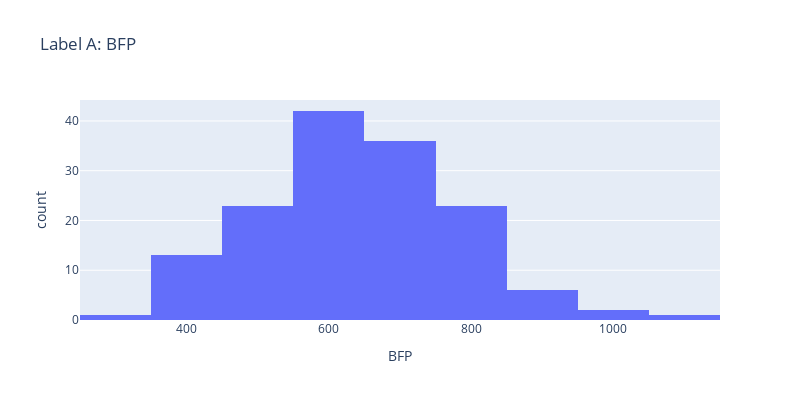

The cell this chart's notebook holds for it:
### Markdown cell above
Our labels

### Code cell
import plotly.express as px

fig = px.histogram(dataset, x="BFP" , nbins=10, title="Label A: BFP", width=800, height=400)
fig.show()

### Figure 1 — Plotly figure (JSON) as saved in the notebook; plotly's stock layout.template omitted (floating-point values rounded to 4 significant figures; data arrays with more than 128 entries replaced by an {"elided": "..."} marker saying what was removed)
{"data": [{"alignmentgroup": "True", "bingroup": "x", "hovertemplate": "BFP=%{x}<br>count=%{y}<extra></extra>", "legendgroup": "", "marker": {"color": "#636efa", "pattern": {"shape": ""}}, "name": "", "nbinsx": 10, "offsetgroup": "", "orientation": "v", "showlegend": false, "type": "histogram", "x": {"elided": "147 float values"}, "xaxis": "x", "yaxis": "y"}], "layout": {"barmode": "relative", "height": 400, "legend": {"tracegroupgap": 0}, "title": {"text": "Label A: BFP"}, "width": 800, "xaxis": {"anchor": "y", "domain": [0, 1], "title": {"text": "BFP"}}, "yaxis": {"anchor": "x", "domain": [0, 1], "title": {"text": "count"}}}}
